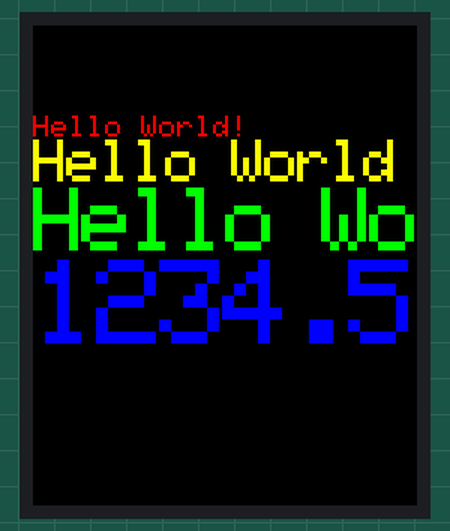
Simulated run of this program. Board: Raspberry Pi Pico running MicroPython. On the bench: 128×160 colour display. At 10.8 s the program stops and its outputs stay as they are.

Above: at 1.2 s.
At 2.8 s:
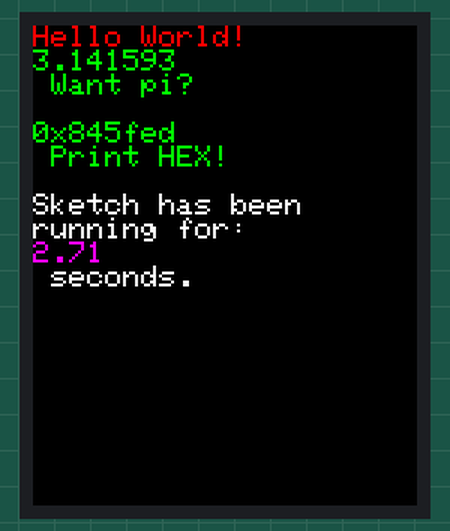
At 8.1 s:
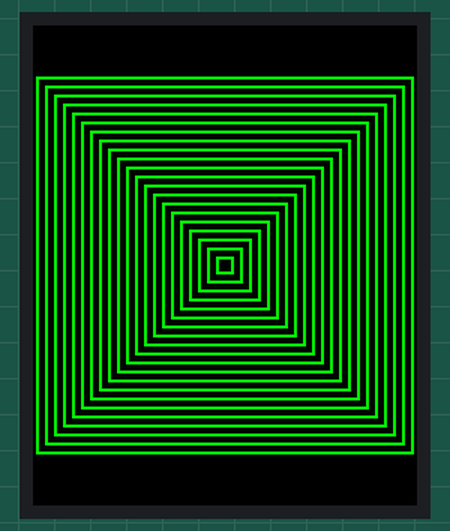
At 8.7 s:
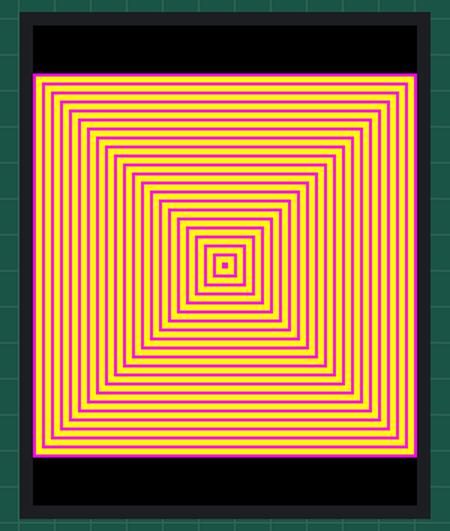
At 9.3 s:
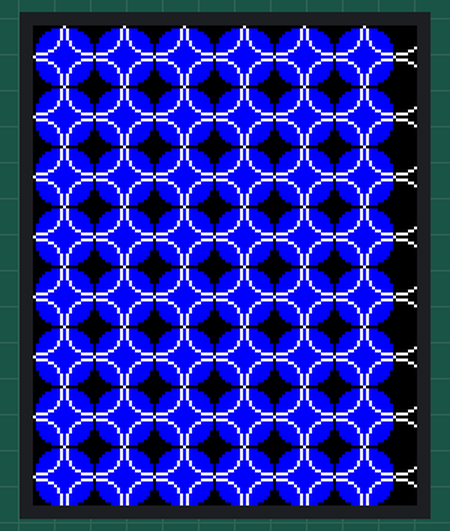
At 10.4 s:
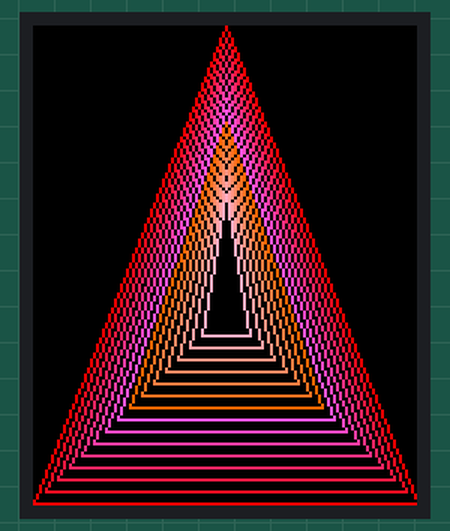

Measured:
- what the display in image 0 shows lasts 1.5 s, from 1.2 s to 2.7 s
- what the display in image 1 shows lasts 4.1 s, from 2.7 s to 6.8 s
- what the display in image 2 shows lasts 0.7 s, from 8.0 s to 8.7 s

The program:

display_test.py
```python
#
# This is sample code to go along with the ST7735 library
#

# Default pin values:
#
# Pico Pin          SPI / Screen Label
# 6                 RS
# 7                 RES
# 8                 CS
# 18 (SPI0 SCK)     SCK
# 19 (SPI1 TX)      SDA
# 3.3V              LEDA
#
from ST7735 import TFT
from sysfont import sysfont
from machine import SPI,Pin
import time
import math

# Pins
rs = 6
res = 7
cs = 8

# Create SPI bus
spi = SPI(0, baudrate=20_000_000, polarity=0, phase=0,
              sck=Pin(18), mosi=Pin(19), miso=None)

# Create tft display
tft = TFT(spi, rs, res, cs)

# Initialize
tft.initr()
tft.rgb(True)

def test_lines(color) -> None:
    width, height = tft.size()

    tft.fill(TFT.BLACK)
    for x in range(0, width, 6):
        tft.line((0,0),(x, height - 1), color)
    for y in range(0, height, 6):
        tft.line((0,0),(width - 1, y), color)

    tft.fill(TFT.BLACK)
    for x in range(0, width, 6):
        tft.line((height - 1, 0), (x, height - 1), color)
    for y in range(0, height, 6):
        tft.line((width - 1, 0), (0, y), color)

    tft.fill(TFT.BLACK)
    for x in range(0, width, 6):
        tft.line((0, height - 1), (x, 0), color)
    for y in range(0, height, 6):
        tft.line((0, height - 1), (width - 1, y), color)

    tft.fill(TFT.BLACK)
    for x in range(0, width, 6):
        tft.line((width - 1, height - 1), (x, 0), color)
    for y in range(0, height, 6):
        tft.line((width - 1, height - 1), (0, y), color)

def test_fast_lines(color1, color2):
    width, height = tft.size()

    tft.fill(TFT.BLACK)
    for y in range(0, height, 5):
        tft.hline((0, y), width, color1)
    for x in range(0, width, 5):
        tft.vline((x, 0), height, color2)

def test_draw_rects(color):
    width, height = tft.size()

    tft.fill(TFT.BLACK);
    for x in range(0, width, 6):
        tft.rect((width // 2 - x // 2, height // 2 - x / 2), (x, x), color)

def test_fill_rects(color1, color2):
    width, height = tft.size()

    tft.fill(TFT.BLACK);
    for x in range(width, 0, -6):
        tft.fillrect((width // 2 - x // 2, height // 2 - x / 2), (x, x), color1)
        tft.rect((width // 2 - x // 2, height // 2 - x / 2), (x, x), color2)


def test_fill_circles(radius, color):
    width, height = tft.size()

    for x in range(radius, width, radius * 2):
        for y in range(radius, height, radius * 2):
            tft.fillcircle((x, y), radius, color)

def test_draw_circles(radius, color):
    width, height = tft.size()

    for x in range(0, width + radius, radius * 2):
        for y in range(0, height + radius, radius * 2):
            tft.circle((x, y), radius, color)

def test_triangles():
    tft.fill(TFT.BLACK);
    color = 0xF800
    w = tft.size()[0] // 2
    x = tft.size()[1] - 1
    y = 0
    z = tft.size()[0]
    for t in range(0, 15):
        tft.line((w, y), (y, x), color)
        tft.line((y, x), (z, x), color)
        tft.line((z, x), (w, y), color)
        x -= 4
        y += 4
        z -= 4
        color += 100

def test_round_rects():
    tft.fill(TFT.BLACK);
    color = 100
    for t in range(5):
        x = 0
        y = 0
        w = tft.size()[0] - 2
        h = tft.size()[1] - 2
        for i in range(17):
            tft.rect((x, y), (w, h), color)
            x += 2
            y += 3
            w -= 4
            h -= 6
            color += 1100
        color += 100

def tft_print_test():
    tft.fill(TFT.BLACK);
    v = 30
    tft.text((0, v), "Hello World!", TFT.RED, sysfont, 1, nowrap=True)
    v += sysfont["Height"]
    tft.text((0, v), "Hello World!", TFT.YELLOW, sysfont, 2, nowrap=True)
    v += sysfont["Height"] * 2
    tft.text((0, v), "Hello World!", TFT.GREEN, sysfont, 3, nowrap=True)
    v += sysfont["Height"] * 3
    tft.text((0, v), str(1234.567), TFT.BLUE, sysfont, 4, nowrap=True)
    time.sleep_ms(1500)
    tft.fill(TFT.BLACK);
    v = 0
    tft.text((0, v), "Hello World!", TFT.RED, sysfont)
    v += sysfont["Height"]
    tft.text((0, v), str(math.pi), TFT.GREEN, sysfont)
    v += sysfont["Height"]
    tft.text((0, v), " Want pi?", TFT.GREEN, sysfont)
    v += sysfont["Height"] * 2
    tft.text((0, v), hex(8675309), TFT.GREEN, sysfont)
    v += sysfont["Height"]
    tft.text((0, v), " Print HEX!", TFT.GREEN, sysfont)
    v += sysfont["Height"] * 2
    tft.text((0, v), "Sketch has been", TFT.WHITE, sysfont)
    v += sysfont["Height"]
    tft.text((0, v), "running for: ", TFT.WHITE, sysfont)
    v += sysfont["Height"]
    tft.text((0, v), str(time.ticks_ms() / 1000), TFT.PURPLE, sysfont)
    v += sysfont["Height"]
    tft.text((0, v), " seconds.", TFT.WHITE, sysfont)

def test_main():
    tft.fill(TFT.BLACK)
    tft.text((0, 0), "Lorem ipsum dolor sit amet, consectetur adipiscing elit. Curabitur adipiscing ante sed nibh tincidunt feugiat. Maecenas enim massa, fringilla sed malesuada et, malesuada sit amet turpis. Sed porttitor neque ut ante pretium vitae malesuada nunc bibendum. Nullam aliquet ultrices massa eu hendrerit. Ut sed nisi lorem. In vestibulum purus a tortor imperdiet posuere. ", TFT.WHITE, sysfont, 1)
    time.sleep_ms(200)

    tft_print_test()
    time.sleep_ms(4000)

    test_lines(TFT.YELLOW)
    time.sleep_ms(500)

    test_fast_lines(TFT.RED, TFT.BLUE)
    time.sleep_ms(500)

    test_draw_rects(TFT.GREEN)
    time.sleep_ms(500)

    test_fill_rects(TFT.YELLOW, TFT.PURPLE)
    time.sleep_ms(500)

    tft.fill(TFT.BLACK)
    test_fill_circles(10, TFT.BLUE)
    test_draw_circles(10, TFT.WHITE)
    time.sleep_ms(500)

    test_round_rects()
    time.sleep_ms(500)

    test_triangles()
    time.sleep_ms(500)

test_main()
```
